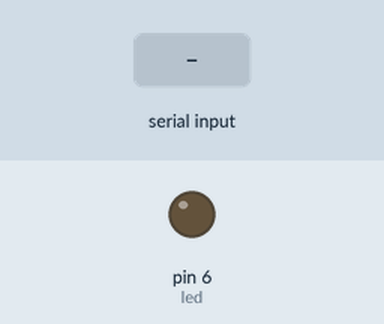
Simulated run of this sketch. Board: Arduino Uno, built with avr-gcc and run on an emulated ATmega328P. Shown: output pins drawn as LEDs (lit = HIGH). The test bench sets the inputs (shaded band).

Above: at 1.2 s.
1.3 s: "1" received over the second serial link
At 1.9 s:
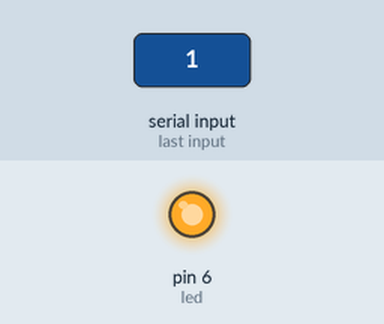
2.8 s: "0" received over the second serial link
At 3.1 s:
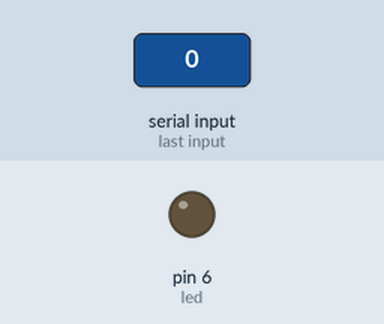
4.3 s: "2" received over the second serial link
At 5.4 s:
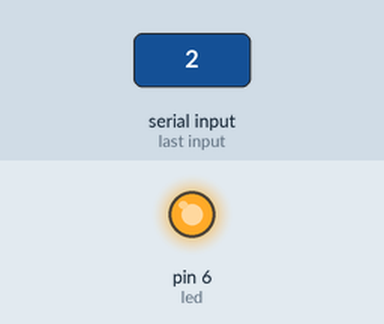
Timing chart, 0 to 7.3 s (numbered marks = the images above; inputs shaded):
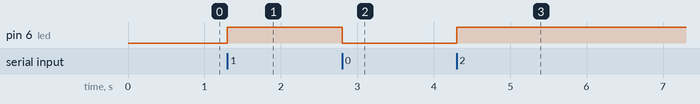

The sketch:

led_on_off.ino
```cpp
#include <SoftwareSerial.h>
int led=6;
int lastState = 0;
SoftwareSerial bluetooth(2, 3);

void setup()
{
  Serial.begin(38400);
  bluetooth.begin(38400);
  pinMode(led, OUTPUT);
  digitalWrite(led,lastState);
}

void loop()
{
  if (bluetooth.available() > 0)
  {
    int message = bluetooth.read();
    message -= 48;
    if (message != lastState)
    {
      digitalWrite(led, message);
      lastState = message;
    }
  }
}
```

Measured:
- after the input at 1.3 s, pin 6 (led): LOW → HIGH at once
- after the input at 2.8 s, pin 6 (led): HIGH → LOW at once
- after the input at 4.3 s, pin 6 (led): LOW → HIGH at once
